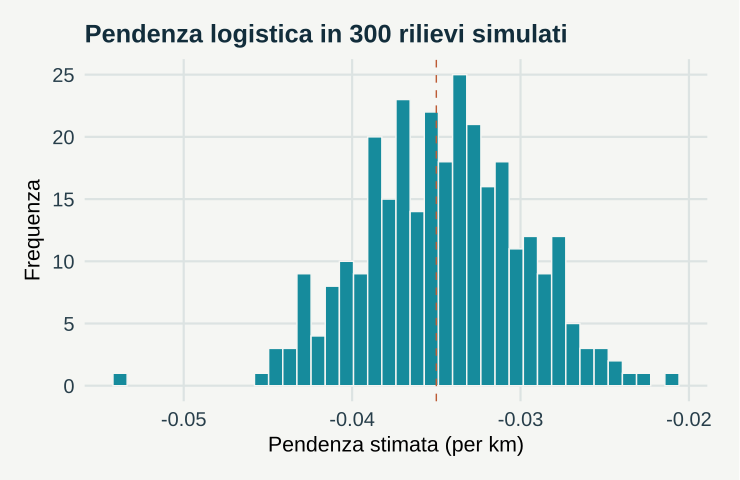

Write the R code that produced this figure.
# GeoStat Lab — funzioni comuni. R >= 4.3; ggplot2 >= 3.4; jsonlite.
suppressPackageStartupMessages(library(ggplot2))
col_geo <- c('#168B9C','#BC5B35','#7054A4','#A17B19','#227864','#64748B')
theme_set(theme_minimal(base_size=17, base_family='sans') + theme(
  plot.background=element_rect(fill='#F5F6F3',colour=NA),
  panel.background=element_rect(fill='#F5F6F3',colour=NA),
  panel.grid.minor=element_blank(),panel.grid.major=element_line(colour='#DCE3E2'),
  plot.title=element_text(size=19,face='bold',colour='#122D3B'),
  plot.subtitle=element_text(size=13,colour='#405560',margin=margin(b=12)),
  axis.text=element_text(size=15,colour='#273E4A'),axis.title=element_text(size=16),
  legend.position='bottom',legend.title=element_blank(),legend.text=element_text(size=14),
  strip.text=element_text(size=15,face='bold'),plot.margin=margin(18,24,18,18)))
metric <- function(...) data.frame(grandezza=names(c(...)),valore=as.character(c(...)),check.names=FALSE)
f <- function(x,d=3) {out<-formatC(x,digits=d,format='fg');out[!is.finite(x)]<-'Non definito';out}
line_plot <- function(d,x='x',y='y',title='',xl=x,yl=y,group=NULL) {
 p<-ggplot(d,aes(x=.data[[x]],y=.data[[y]]))
 if(is.null(group)) p<-p+geom_line(colour=col_geo[1],linewidth=1.05) else p<-p+aes(colour=.data[[group]],group=.data[[group]])+geom_line(linewidth=1)+scale_colour_manual(values=col_geo)
 p+labs(title=title,x=xl,y=yl)
}
point_plot <- function(d,x='x',y='y',title='',xl=x,yl=y,group=NULL) {
 p<-ggplot(d,aes(x=.data[[x]],y=.data[[y]]))
 if(is.null(group))p<-p+geom_point(colour=col_geo[1],size=2.5,alpha=.8) else p<-p+aes(colour=.data[[group]])+geom_point(size=2.7,alpha=.85)+scale_colour_manual(values=col_geo)
 p+labs(title=title,x=xl,y=yl)
}
hist_plot<-function(x,title='',xl='Valore',bins=20)ggplot(data.frame(x=x),aes(x))+geom_histogram(bins=bins,fill=col_geo[1],colour='#F5F6F3')+labs(title=title,x=xl,y='Frequenza')
bar_plot<-function(d,x='gruppo',y='valore',title='',yl='Valore')ggplot(d,aes(x=.data[[x]],y=.data[[y]],fill=.data[[x]]))+geom_col(width=.65)+scale_fill_manual(values=rep(col_geo,length.out=length(unique(d[[x]])) ))+guides(fill='none')+labs(title=title,x=NULL,y=yl)
map_plot<-function(d,z='z',title='',xl='Est [km]',yl='Nord [km]')ggplot(d,aes(x,y,fill=.data[[z]]))+geom_raster()+coord_equal()+scale_fill_gradientn(colours=c('#153F56','#298C9C','#B8CDB2','#F1D889','#AD542F'))+labs(title=title,x=xl,y=yl)
acf_data<-function(x,lag=20){a<-acf(x,lag.max=min(lag,length(x)-1),plot=FALSE);data.frame(x=as.vector(a$lag)[-1],y=as.vector(a$acf)[-1])}
# AR(1), distribuzione marginale stazionaria N(0, 1).
ar_series<-function(n,rho){x<-numeric(n);x[1]<-rnorm(1);for(i in 2:n)x[i]<-rho*x[i-1]+sqrt(1-rho^2)*rnorm(1);x}
# Distanze euclidee in unità metriche già dichiarate; nessuna conversione implicita di CRS.
dist_cross<-function(a,b)sqrt(outer(a[,1],b[,1],'-')^2+outer(a[,2],b[,2],'-')^2)
# Predittore IDW: i punti coincidenti ricevono esattamente il valore osservato.
idw<-function(xy,z,new,power=2){dd<-dist_cross(new,xy);apply(dd,1,function(d)if(any(d<1e-10))mean(z[d<1e-10])else weighted.mean(z,d^(-power)))}
# CART didattico binario: divisioni assiali che minimizzano l'impurità di Gini.
cart_fit<-function(x,y,depth=2,minleaf=4){
 node<-list(p=mean(y),n=length(y));if(depth<1||length(unique(y))<2||length(y)<2*minleaf)return(node)
 best<-Inf
 for(j in seq_len(ncol(x))){v<-sort(unique(x[,j])); if(length(v)<2)next
  for(cut in (head(v,-1)+tail(v,-1))/2){left<-x[,j]<=cut;nl<-sum(left);nr<-sum(!left);if(min(nl,nr)<minleaf)next
   score<-nl*mean(y[left])*(1-mean(y[left]))+nr*mean(y[!left])*(1-mean(y[!left]))
   if(score<best){best<-score;node$j<-j;node$cut<-cut;split<-left}
  }
 }
 if(is.finite(best)){node$left<-cart_fit(x[split,,drop=FALSE],y[split],depth-1,minleaf);node$right<-cart_fit(x[!split,,drop=FALSE],y[!split],depth-1,minleaf)};node
}
cart_predict<-function(tree,x)apply(x,1,function(row){t<-tree;while(!is.null(t$j))t<-if(row[t$j]<=t$cut)t$left else t$right;t$p})
p <- list(np = 1000, su = 0.25, seed = 17)
set.seed(p$seed)
dist <- rep(seq(2, 60, length.out = 12), each = 3)

staz <- rep(1:12, each = 3)

sim <- t(replicate(300, {
    u <- rnorm(12, 0, p$su)[staz]
    k <- rbinom(36, p$np, plogis(-0.6 - 0.035 * dist + u))
    m <- glm(cbind(k, p$np - k) ~ dist, family = binomial)
    phi <- sum(residuals(m, type = "pearson")^2)/m$df.residual
    c(b = coef(m)[[2]], s = sqrt(diag(vcov(m)))[[2]], phi = phi)
}))

data <- data.frame(b = sim[, "b"])

plots <- list(hist_plot(sim[, "b"], title = "Pendenza logistica in 300 rilievi simulati", xl = "Pendenza stimata (per km)", 
    bins = 40) + geom_vline(xintercept = -0.035, linetype = 2, colour = col_geo[2]))

metrics <- metric(`Deviazione standard delle pendenze` = f(sd(sim[, "b"])), `Errore standard binomiale medio` = f(mean(sim[, 
    "s"])), `Errore standard quasi-binomiale medio` = f(mean(sim[, "s"] * sqrt(sim[, "phi"]))), `Dispersione media` = f(mean(sim[, 
    "phi"])))
print(metrics,row.names=FALSE)
ggplot2::ggsave('m20-punti-B.svg',plots[[1]],device=svglite::svglite,width=7.7,height=5.0,bg='#F8F6F1')
